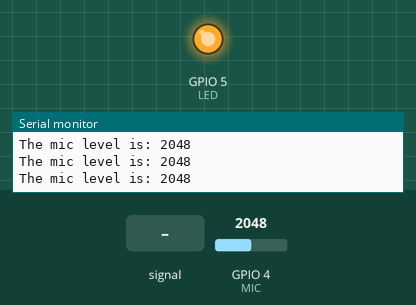
Recording of a sketch running on a simulated ESP32. Shown: output pins drawn as LEDs (lit = HIGH), the last lines printed to the serial monitor. The inputs (shaded band) are chosen by the test bench; at power-on: GPIO 4 (MIC) = 2048.

Above: at 1.2 s.
1.3 s: GPIO 4 (MIC) fed a 200 Hz sine of ±1023 counts around its level
At 1.55 s:
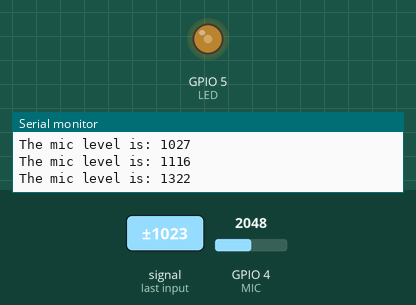
At 2.85 s:
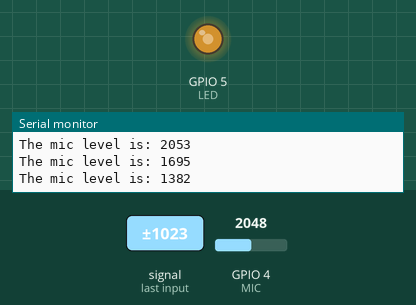
4.3 s: GPIO 4 (MIC) set to 1228
5.8 s: GPIO 4 (MIC) fed a 1000 Hz sine of ±1023 counts around its level
At 6.3 s:
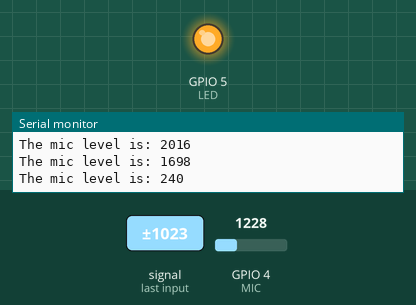
8.8 s: GPIO 4 (MIC) set to 491
Timing chart, 0 to 11.3 s (numbered marks = the images above; inputs shaded):
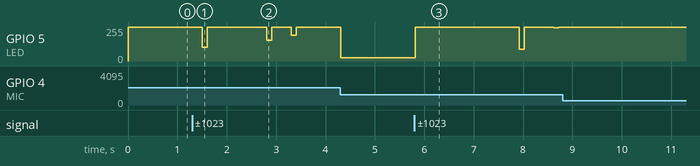

The sketch:

part_5_MIC.ino
```cpp
#define MIC 4
#define LED 5

void setup() {
  // put your setup code here, to run once:
  ledcAttach(LED, 5000, 12);
  Serial.begin(11520);
}

void loop() {
  // put your main code here, to run repeatedly:
  uint16_t micLevel = analogRead(MIC);
  Serial.print("The mic level is: "); // Use print() for the first part
  Serial.println(micLevel);
  int duty = map(micLevel, 1200, 1500, 0, 4095);
  ledcWrite(LED, duty);
  delay(100);

}
```

Measured:
- after the input at 1.3 s, GPIO 5 (LED): 255/255 → 104/255 after 0.20 s, → 255/255 0.10 s later, → 155/255 1.2 s later, → 255/255 0.10 s later, … (6 changes in this stretch)
- after the input at 5.8 s, GPIO 5 (LED): 24/255 → 255/255 at once, → 89/255 2.1 s later, → 255/255 0.10 s later, → 251/255 0.60 s later, … (5 changes in this stretch)
- after the input at 8.8 s, GPIO 5 (LED): stays 255/255 (without the input it goes to 133/255 after 0.03 s)
